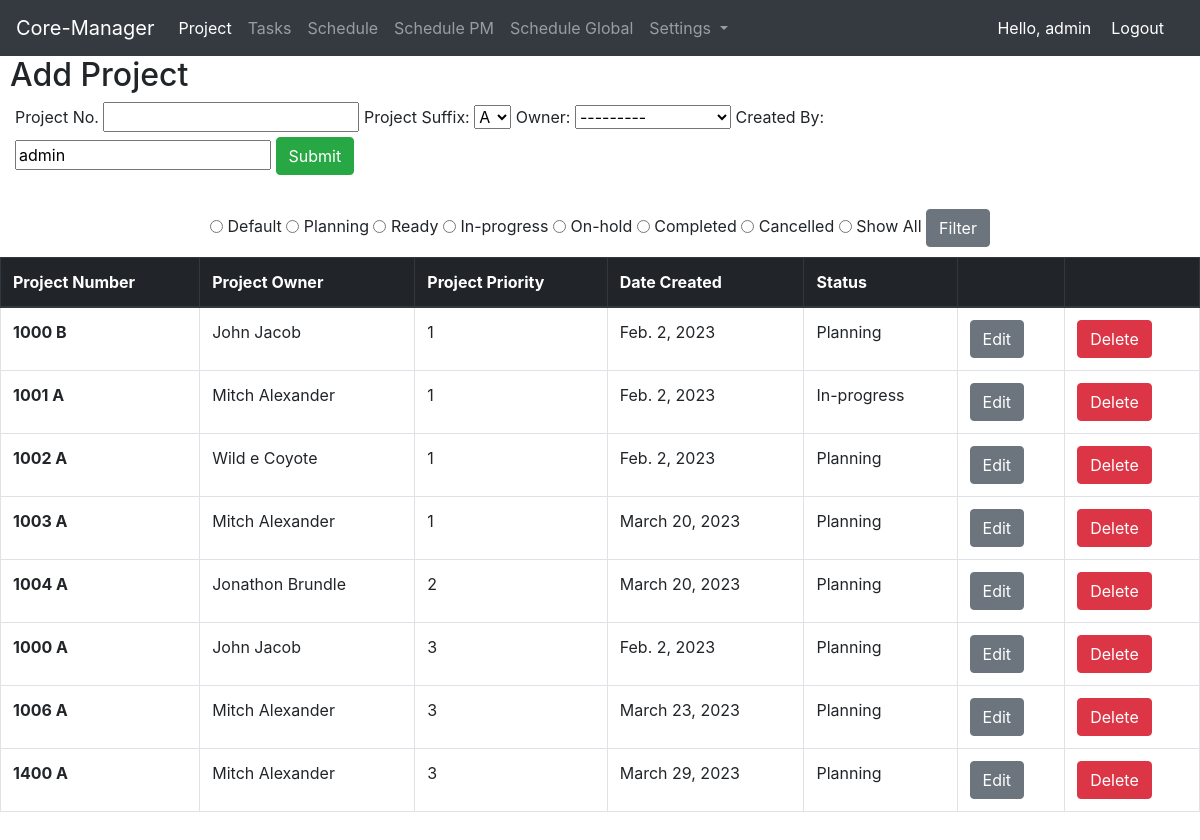
Page /project_home_page (signed in) on the earlier database version.
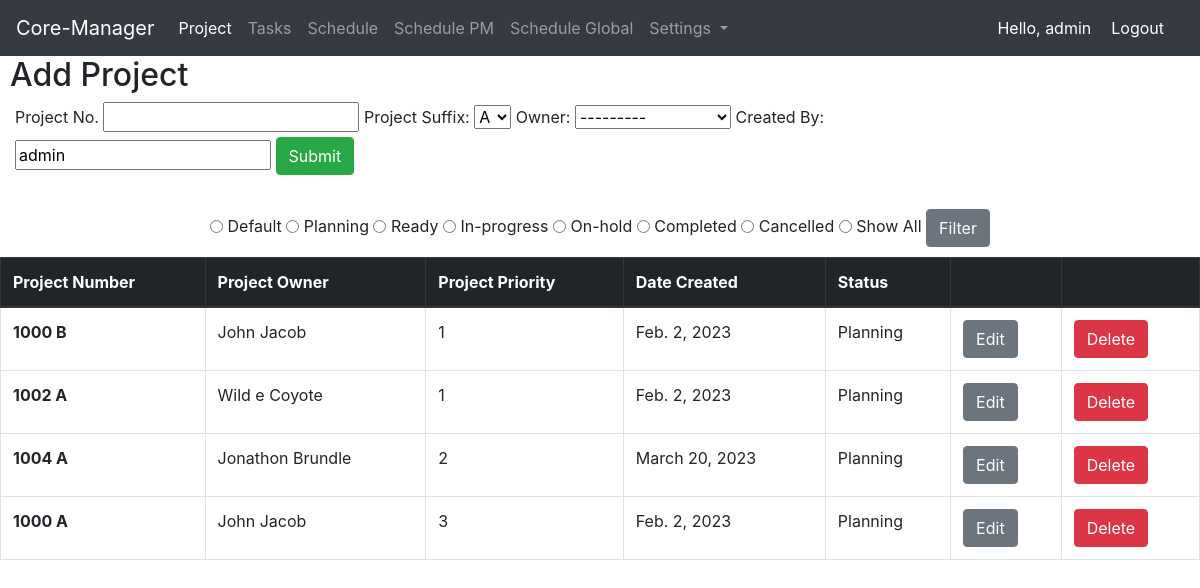
Same page on the later database version.
### project/models.py (models this page shows, shortened)
class Project(models.Model):
    project_number = models.CharField(max_length=50)
    project_suffix = models.CharField(max_length=10, choices=suffix, default="A")
    project_owner = models.ForeignKey(ProjectOwners, on_delete=models.CASCADE, blank=True)
    project_priority = models.CharField(max_length=20, choices=project_priority_list, default='3')
    project_status = models.CharField(max_length=25, choices=status, default='Planning')
    project_creation_date = models.DateField(auto_now_add=True)
    project_created_by = models.CharField(max_length=50)
    project_modified_by = models.CharField(max_length=50, null=True)
    project_modified_date = models.DateField(blank=True, null=True)
    project_concated_name = models.CharField(max_length=50, blank=True, null=True)

class ProjectOwners(models.Model):
    first_name = models.CharField(max_length=50)
    last_name = models.CharField(max_length=70)
    email_address = models.CharField(max_length=250, blank=True)
    status_active = models.BooleanField(default=True)
    project_owner_concat_name = models.CharField(max_length=100, blank=True)
    def __str__(self):
        return self.project_owner_concat_name

### project/views.py (the view)
# urls.py: 2. Add a URL to urlpatterns:  path('', views.home, name='home')
@login_required(login_url='home_app:login')
def home(request):
    project_list = Project.objects.all().exclude(Q(project_status="Cancelled")| Q(project_status="Completed")).order_by('project_priority','project_number')
    import requests
    import json
    if request.method == "POST":
        if 'submit_form' in request.POST:
            form = AddProjectForm(request.POST)
            if form.is_valid():
                form.save()
                return HttpResponseRedirect('project_home_page')
        if 'project_filter' in request.POST:
            project_status = request.POST.get('project_status')
            if project_status == "Default":
                project_list = Project.objects.all().exclude(
                    Q(project_status="Cancelled") | Q(project_status="Completed")).order_by('project_priority','project_number')
            elif project_status == "All":
                project_list = Project.objects.all()
            else:
                project_list = Project.objects.filter(project_status=project_status)
            form = AddProjectForm
            context = {
                    'project_list': project_list,
                    'form': form,
            }
        return render(request, 'project/home.html', context)
    else:
        user_data = {'project_created_by': request.user.username}
        form = AddProjectForm(initial=user_data)
    context = {
        'project_list': project_list,
        'form': form,
    }
    return render(request, 'project/home.html', context)

### project/forms.py
class AddProjectForm(ModelForm):
    class Meta:
        model = Project
        fields = ("project_number",
                  "project_suffix",
                  "project_owner",
                  "project_created_by")
        labels = {
            "project_number": "Project No.",
            "project_suffix": "Project Suffix",
            "project_owner": "Owner",
            "project_created_by": "Created By",
        }
        widgets = {
            "project_created_by": forms.TextInput(attrs={'readonly': 'readonly'}),
        }
    def __init__(self, *args, **kwargs):
        super().__init__(*args, **kwargs)
        proj_owner_query = self.fields['project_owner'].queryset
        proj_owner_query= proj_owner_query.exclude(status_active=False)
        self.fields['project_owner'].queryset =proj_owner_query

### templates/project/home.html (shortened to what this page needs)
{% extends 'base.html' %}
{% load static %}
 {% block css_files %}
        <link rel="stylesheet" href="{% static "project/project.css" %}">
  {% endblock %}
{% block content %}
<h2>Add Project</h2>
{% if submitted %}
    Your project was submitted was successfully
{% else %}
    <form class="form_add" action="" method="POST">
        {{ form }}
        <input type="submit" value="Submit" name="submit_form" class="btn btn-success">
    </form>
{% endif %}
<br/>
<div class="table_sort">
    <form method="POST" action="">
        <input type="radio" value="Default" name="project_status"/> Default
        <input type="radio" value="Planning" name="project_status"/> Planning
        <input type="radio" value="Ready" name="project_status"/> Ready
        <input type="radio" value="In-progress" name="project_status"/> In-progress
        <input type="radio" value="On-hold" name="project_status"/> On-hold
        <input type="radio" value="Completed" name="project_status"/> Completed
        <input type="radio" value="Cancelled" name="project_status"/> Cancelled
        <input type="radio" value="All" name="project_status"/> Show All
        <input class="btn btn-secondary" type="submit" value="Filter" name="project_filter">
    </form>
</div>
<table id="project_table" class="table table-bordered table-hover">
    <thead class="thead-dark">
    <tr>
        <th scope="col">Project Number</th>
        <th scope="col">Project Owner</th>
        <th scope="col">Project Priority</th>
        <th scope="col">Date Created</th>
        <th scope="col">Status</th>
        <th scope="col"></th>
        <th scope="col"></th>
    </tr>
    </thead>
    <tbody>
   {% if project_list %}
    {% for project in project_list %}
        <tr>
            <th scope="row">{{project.project_concated_name}}</th>
            <td>{{project.project_owner}}</td>
            <td>{{project.project_priority}}</td>
            <td>{{project.project_creation_date}}</td>
            <td>{{project.project_status}}</td>
            {% if request.user.groups.all.0.name == 'Coordinator' %}
                <td><a href="{% url 'project_app:coord_edit_project' project.id %}" class="btn btn-secondary">Edit</a></td>
                <td><a href="{% url 'project_app:delete_project' project.id %}" class="btn btn-danger">Delete</a></td>
            {% endif %}
        </tr>
    {% endfor %}
{% endif %}
    </tbody>
</table>
{% endblock %}

### templates/base.html (shortened to what this page needs)
{% load static %}
<!DOCTYPE html>
<html lang="en">
<head>
    <link rel="stylesheet" href="https://cdn.jsdelivr.net/npm/bootstrap@4.0.0/dist/css/bootstrap.min.css">
    <link rel="stylesheet" href="{% static 'styles.css' %}">
    {% block css_files %}
    {% endblock %}
</head>
<body>
{% include 'header.html' %}
<main>
{% block content %}
{% endblock %}
</main>
</body>
</html>

### templates/header.html (shortened to what this page needs)
<nav class="navbar navbar-expand-lg navbar-dark bg-dark">
  <a class="navbar-brand" href="{% url 'home_app:index' %}">Core-Manager</a>
  <div class="collapse navbar-collapse" id="navbarSupportedContent">
    <ul class="navbar-nav mr-auto">
      <li class="nav-item active">
        <a class="nav-link" href="{% url 'project_app:project_home_page' %}">Project <span class="sr-only">(current)</span></a>
      </li>
      <li class="nav-item">
        <a class="nav-link" href="{% url 'project_app:task_home_page' %}">Tasks</a>
      </li>
      {% if request.user.groups.all.0.name == 'Coordinator' %}
        <li class="nav-item">
          <a class="nav-link" href="{% url 'schedule_app:schedule_home' %}">Schedule</a>
        </li>
      {% endif %}
      <li class="nav-item">
          <a class="nav-link" href="{% url 'schedule_app:schedule_pm' %}">Schedule PM</a>
        </li>
      <li class="nav-item">
          <a class="nav-link" href="{% url 'schedule_app:schedule_global' %}">Schedule Global</a>
        </li>
      {% if request.user.groups.all.0.name == 'Coordinator' %}
        <li class="nav-item dropdown">
          <a class="nav-link dropdown-toggle" href="#" id="navbarDropdown" role="button" data-toggle="dropdown" aria-haspopup="true" aria-expanded="false">
            Settings
          </a>
        </li>
      {% endif %}
    </ul>
    <span class="hello-msg">Hello, {{ request.user }} </span>
    <span ><a class="hello-msg" href="{% url 'home_app:logout' %}">Logout</a> </span>
  </div>
</nav>

### static/styles.css (style rules this page uses)
main { padding-bottom: 60px; }

### static/project/project.css (style rules this page uses)
.table_sort { display: flex; justify-content: center; margin: 10px; }
#project_table { margin-top: 10px; }
.form_add { padding-right: 15px; margin-left: 15px; width: 75%; }
h2 { margin-left: 10px; }

### templates/header.html (style rules this page uses)
.hello-msg { font-size = 18px; color: #fff; margin-right: 20px; }

Differences in the rows shown:
removed Project: project_concated_name "1001 A", project_owner "Mitch Alexander", project_priority "1", project_creation_date "Feb. 2, 2023", project_status "In-progress"
removed Project: project_concated_name "1003 A", project_owner "Mitch Alexander", project_priority "1", project_creation_date "March 20, 2023", project_status "Planning"
removed Project: project_concated_name "1006 A", project_owner "Mitch Alexander", project_priority "3", project_creation_date "March 23, 2023", project_status "Planning"
removed Project: project_concated_name "1400 A", project_owner "Mitch Alexander", project_priority "3", project_creation_date "March 29, 2023", project_status "Planning"
